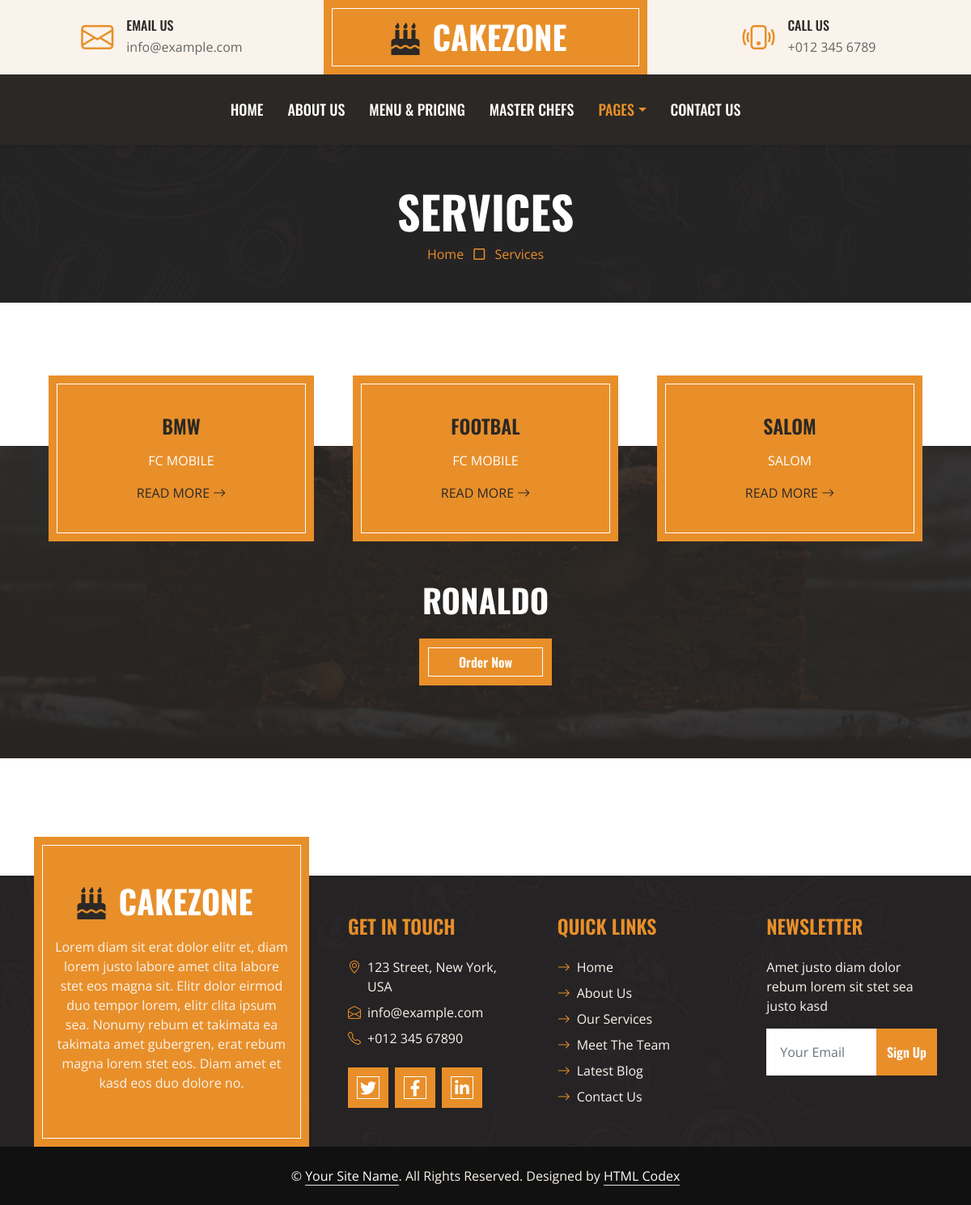
The app's page /service with its own data.
### blog/models.py (models this page shows, shortened)
class Home3(models.Model):
    nomi = models.CharField(max_length=200)
    text = models.TextField()
    nomi3 = models.CharField(max_length=100)
    nomi1 = models.CharField(max_length=100)
    text1 = models.TextField()
    nomi2 = models.CharField(max_length=100)
    text2 = models.TextField()

### blog/views.py (the view)
# urls.py: path('service', service, name="service"),
def service(request):
    home3 = Home3.objects.all()
    context = {
        'home3': home3,
    }
    return render(request,"service.html", context=context)

### templates/service.html (shortened to what this page needs)
{% load static  %}
<!DOCTYPE html>
<html lang="en">
<head>
    <link href="https://cdnjs.cloudflare.com/ajax/libs/font-awesome/5.10.0/css/all.min.css" rel="stylesheet">
    <link href="https://cdn.jsdelivr.net/npm/bootstrap-icons@1.4.1/font/bootstrap-icons.css" rel="stylesheet">
    <link href="{% static 'lib/owlcarousel/assets/owl.carousel.min.css' %}" rel="stylesheet">
    <link href="{% static 'css/bootstrap.min.css' %}" rel="stylesheet">
    <link href="{% static 'css/style.css' %}" rel="stylesheet">
</head>
<body>
    <div class="container-fluid px-0 d-none d-lg-block">
        <div class="row gx-0">
            <div class="col-lg-4 text-center bg-secondary py-3">
                <div class="d-inline-flex align-items-center justify-content-center">
                    <i class="bi bi-envelope fs-1 text-primary me-3"></i>
                    <div class="text-start">
                        <h6 class="text-uppercase mb-1">Email Us</h6>
                        <span>info@example.com</span>
                    </div>
                </div>
            </div>
            <div class="col-lg-4 text-center bg-primary border-inner py-3">
                <div class="d-inline-flex align-items-center justify-content-center">
                    <a href="index.html" class="navbar-brand">
                        <h1 class="m-0 text-uppercase text-white"><i class="fa fa-birthday-cake fs-1 text-dark me-3"></i>CakeZone</h1>
                    </a>
                </div>
            </div>
            <div class="col-lg-4 text-center bg-secondary py-3">
                <div class="d-inline-flex align-items-center justify-content-center">
                    <i class="bi bi-phone-vibrate fs-1 text-primary me-3"></i>
                    <div class="text-start">
                        <h6 class="text-uppercase mb-1">Call Us</h6>
                        <span>+012 345 6789</span>
                    </div>
                </div>
            </div>
        </div>
    </div>
    <nav class="navbar navbar-expand-lg bg-dark navbar-dark shadow-sm py-3 py-lg-0 px-3 px-lg-0">
        <div class="collapse navbar-collapse" id="navbarCollapse">
            <div class="navbar-nav ms-auto mx-lg-auto py-0">
                <a href="{% url 'index' %}" class="nav-item nav-link">Home</a>
                <a href="{% url 'about' %}" class="nav-item nav-link">About Us</a>
                <a href="{% url 'menu' %}" class="nav-item nav-link">Menu & Pricing</a>
                <a href="{% url 'team' %}" class="nav-item nav-link">Master Chefs</a>
                <div class="nav-item dropdown">
                    <a href="#" class="nav-link dropdown-toggle active" data-bs-toggle="dropdown">Pages</a>
                </div>
                <a href="{% url 'contact' %}" class="nav-item nav-link">Contact Us</a>
            </div>
        </div>
    </nav>
    <div class="container-fluid bg-dark bg-img p-5 mb-5">
        <div class="row">
            <div class="col-12 text-center">
                <h1 class="display-4 text-uppercase text-white">Services</h1>
                <a href="">Home</a>
                <i class="far fa-square text-primary px-2"></i>
                <a href="">Services</a>
            </div>
        </div>
    </div>
    <div class="container-fluid service position-relative px-5" style="margin-top: 90px;">
        <div class="container">
            <div class="row g-5">
                 {% for x in home3 %}
                <div class="col-lg-4 col-md-6">
                    <div class="bg-primary border-inner text-center text-white p-5">
                        <h4 class="text-uppercase mb-3">{{ x.nomi }}</h4>
                        <p>{{ x.text }}</p>
                        <a class="text-uppercase text-dark" href="">Read More <i class="bi bi-arrow-right"></i></a>
                    </div>
                </div>
                <div class="col-lg-4 col-md-6">
                    <div class="bg-primary border-inner text-center text-white p-5">
                        <h4 class="text-uppercase mb-3">{{ x.nomi1 }}</h4>
                        <p>{{ x.text1 }}</p>
                        <a class="text-uppercase text-dark" href="">Read More <i class="bi bi-arrow-right"></i></a>
                    </div>
                </div>
                <div class="col-lg-4 col-md-6">
                    <div class="bg-primary border-inner text-center text-white p-5">
                        <h4 class="text-uppercase mb-3">{{ x.nomi2 }}</h4>
                        <p>{{ x.text2 }}</p>
                        <a class="text-uppercase text-dark" href="">Read More <i class="bi bi-arrow-right"></i></a>
                    </div>
                </div>
                <div class="col-lg-12 col-md-6 text-center">
                    <h1 class="text-uppercase text-light mb-4">{{ x.nomi3 }}</h1>
                    <a href="" class="btn btn-primary border-inner py-3 px-5">Order Now</a>
                </div>
                {% endfor %}
            </div>
        </div>
    </div>
    <div class="container-fluid bg-dark bg-img text-secondary" style="margin-top: 235px">
        <div class="container">
            <div class="row gx-5">
                <div class="col-lg-4 col-md-6 mt-lg-n5">
                    <div class="d-flex flex-column align-items-center justify-content-center text-center h-100 bg-primary border-inner p-4">
                        <a href="index.html" class="navbar-brand">
                            <h1 class="m-0 text-uppercase text-white"><i class="fa fa-birthday-cake fs-1 text-dark me-3"></i>CakeZone</h1>
                        </a>
                        <p class="mt-3">Lorem diam sit erat dolor elitr et, diam lorem justo labore amet clita labore stet eos magna sit. Elitr dolor eirmod duo tempor lorem, elitr clita ipsum sea. Nonumy rebum et takimata ea takimata amet gubergren, erat rebum magna lorem stet eos. Diam amet et kasd eos duo dolore no.</p>
                    </div>
                </div>
                <div class="col-lg-8 col-md-6">
                    <div class="row gx-5">
                        <div class="col-lg-4 col-md-12 pt-5 mb-5">
                            <h4 class="text-primary text-uppercase mb-4">Get In Touch</h4>
                            <div class="d-flex mb-2">
                                <i class="bi bi-geo-alt text-primary me-2"></i>
                                <p class="mb-0">123 Street, New York, USA</p>
                            </div>
                            <div class="d-flex mb-2">
                                <i class="bi bi-envelope-open text-primary me-2"></i>
                                <p class="mb-0">info@example.com</p>
                            </div>
                            <div class="d-flex mb-2">
                                <i class="bi bi-telephone text-primary me-2"></i>
                                <p class="mb-0">+012 345 67890</p>
                            </div>
                            <div class="d-flex mt-4">
                                <a class="btn btn-lg btn-primary btn-lg-square border-inner rounded-0 me-2" href="#"><i class="fab fa-twitter fw-normal"></i></a>
                                <a class="btn btn-lg btn-primary btn-lg-square border-inner rounded-0 me-2" href="#"><i class="fab fa-facebook-f fw-normal"></i></a>
                                <a class="btn btn-lg btn-primary btn-lg-square border-inner rounded-0 me-2" href="#"><i class="fab fa-linkedin-in fw-normal"></i></a>
                            </div>
                        </div>
                        <div class="col-lg-4 col-md-12 pt-0 pt-lg-5 mb-5">
                            <h4 class="text-primary text-uppercase mb-4">Quick Links</h4>
                            <div class="d-flex flex-column justify-content-start">
                                <a class="text-secondary mb-2" href="#"><i class="bi bi-arrow-right text-primary me-2"></i>Home</a>
                                <a class="text-secondary mb-2" href="#"><i class="bi bi-arrow-right text-primary me-2"></i>About Us</a>
                                <a class="text-secondary mb-2" href="#"><i class="bi bi-arrow-right text-primary me-2"></i>Our Services</a>
                                <a class="text-secondary mb-2" href="#"><i class="bi bi-arrow-right text-primary me-2"></i>Meet The Team</a>
                                <a class="text-secondary mb-2" href="#"><i class="bi bi-arrow-right text-primary me-2"></i>Latest Blog</a>
                                <a class="text-secondary" href="#"><i class="bi bi-arrow-right text-primary me-2"></i>Contact Us</a>
                            </div>
                        </div>
                        <div class="col-lg-4 col-md-12 pt-0 pt-lg-5 mb-5">
                            <h4 class="text-primary text-uppercase mb-4">Newsletter</h4>
                            <p>Amet justo diam dolor rebum lorem sit stet sea justo kasd</p>
                            <form action="">
                                <div class="input-group">
                                    <input type="text" class="form-control border-white p-3" placeholder="Your Email">
                                    <button class="btn btn-primary">Sign Up</button>
                                </div>
                            </form>
                        </div>
                    </div>
                </div>
            </div>
        </div>
    </div>
    <div class="container-fluid text-secondary py-4" style="background: #111111;">
        <div class="container text-center">
            <p class="mb-0">&copy; <a class="text-white border-bottom" href="#">Your Site Name</a>. All Rights Reserved. Designed by <a class="text-white border-bottom" href="https://htmlcodex.com">HTML Codex</a></p>
        </div>
    </div>
</body>
</html>

### static/css/style.css (style rules this page uses)
:root { --primary: #E88F2A; --secondary: #FAF3EB; --light: #FFFFFF; --dark: #2B2825; }
h1, h2, .font-weight-bold { font-weight: 700 !important; }
h3, h4, .font-weight-semi-bold { font-weight: 600 !important; }
h5, h6, .font-weight-medium { font-weight: 500 !important; }
.btn { font-family: 'Oswald', sans-serif; font-weight: 600; transition: .5s; }
.btn-primary { color: #FFFFFF; }
.border-inner { position: relative; }
.border-inner * { position: relative; z-index: 1; }
.border-inner::before { position: absolute; content: ""; top: 10px; right: 10px; bottom: 10px; left: 10px; background: none; border: 1px solid var(--light); z-index: 0; }
.btn-lg-square { width: 50px; height: 50px; }
.btn-square, .btn-sm-square, .btn-lg-square { padding-left: 0; padding-right: 0; text-align: center; }
.navbar-dark .navbar-nav .nav-link { font-family: 'Oswald', sans-serif; padding: 30px 15px; font-size: 18px; font-weight: 500; text-transform: uppercase; color: var(--light); outline: none; transition: .5s; }
.navbar-dark .navbar-nav .nav-link:hover, .navbar-dark .navbar-nav .nav-link.active { color: var(--primary); }
.service::after, .contact::after { position: absolute; content: ""; width: 100%; height: calc(100% - 45px); top: 135px; left: 0; background: linear-gradient(rgba(43, 40, 37, .9), rgba(43, 40, 37, .9)), url(../img/service.jpg) center center no-repeat; background-size: cover; z-index: -1; }
.bg-img { background: linear-gradient(rgba(43, 40, 37, .5), rgba(43, 40, 37, .5)), url(../img/bg.jpg) center center no-repeat; background-size: cover; }

### records on screen
Home3: nomi "BMW", text "FC MOBILE", nomi1 "FOOTBAL", text1 "FC MOBILE", nomi2 "SALOM", text2 "SALOM", nomi3 "RONALDO"
